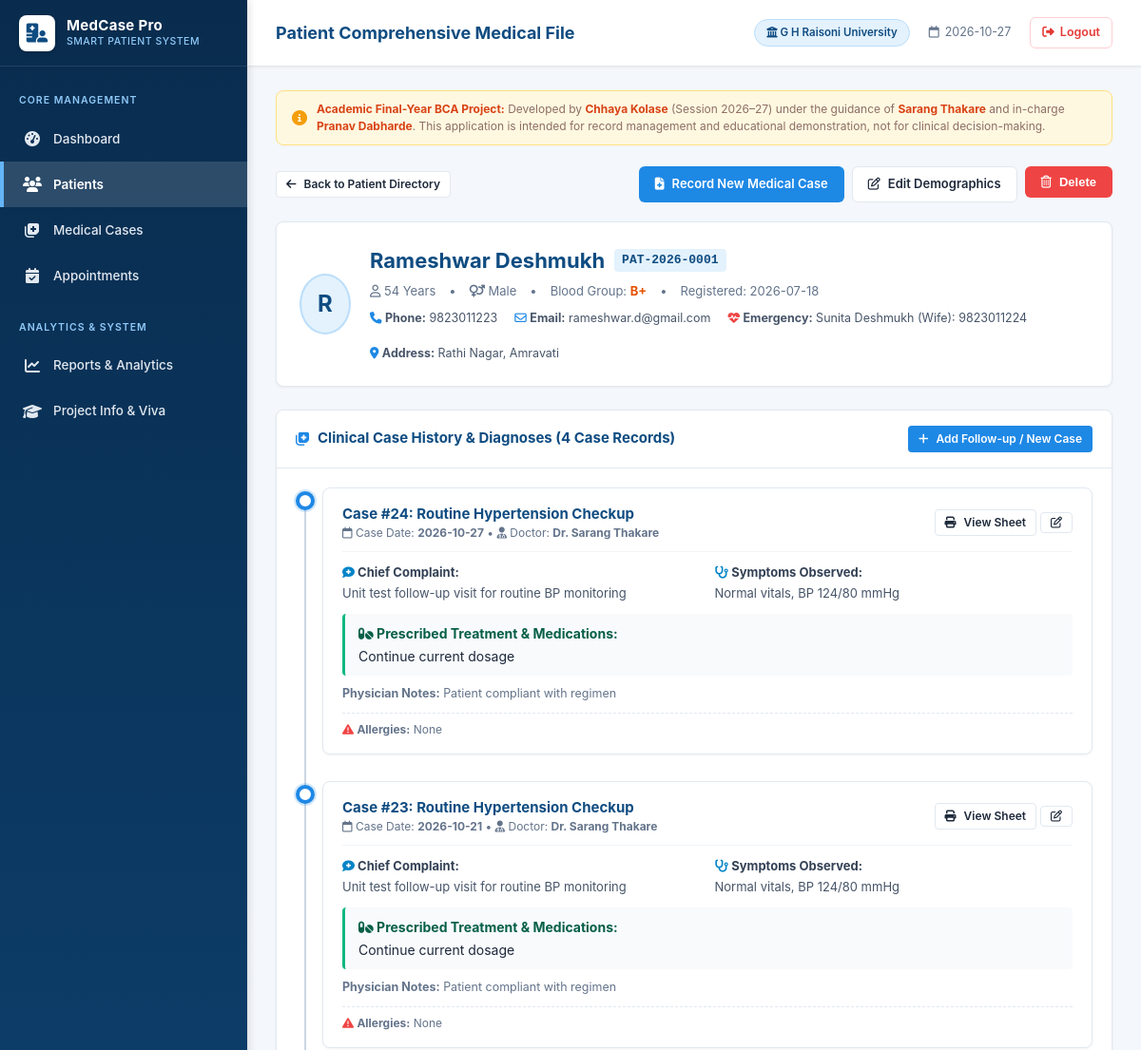
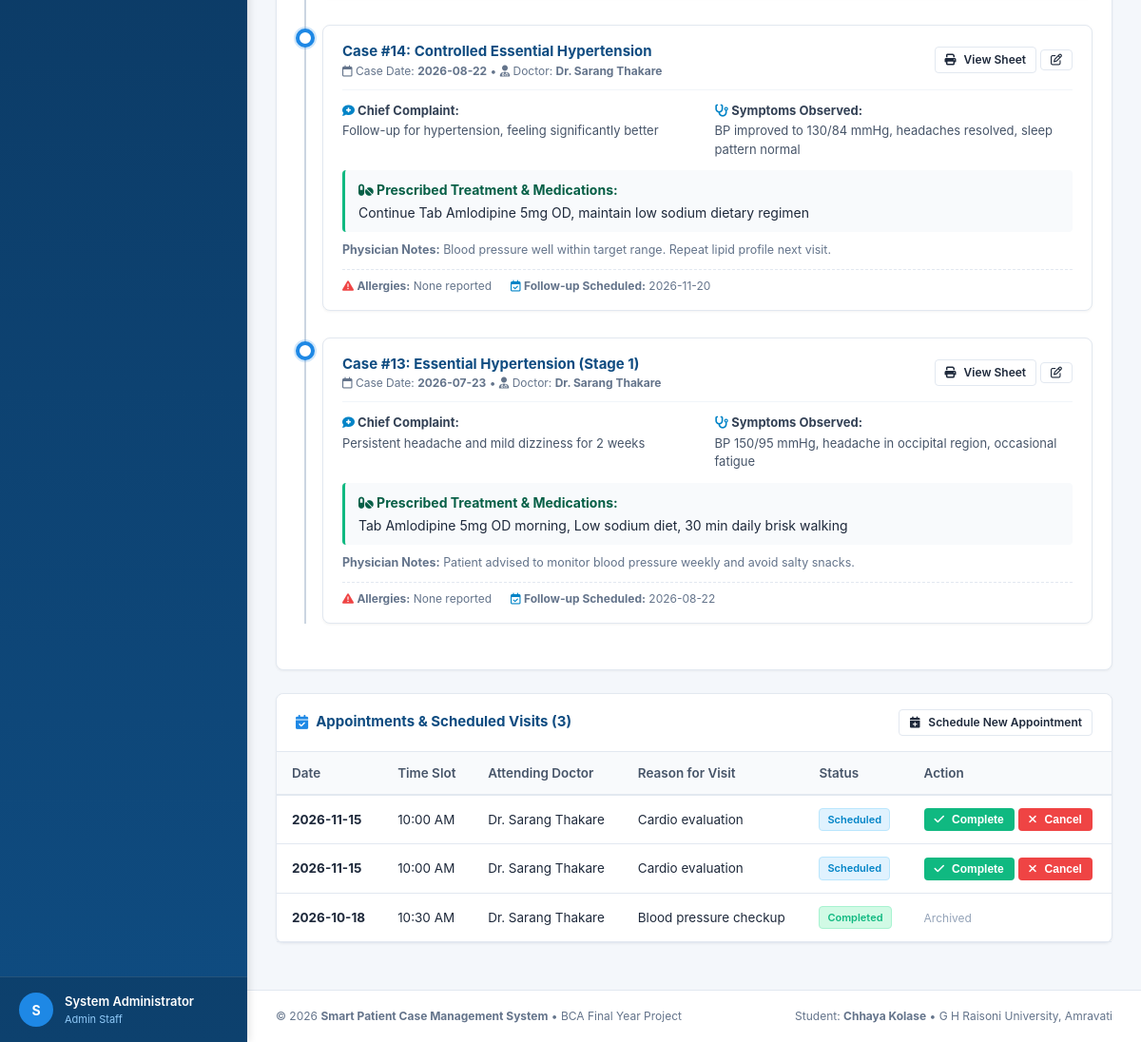
/patients/13 (signed in), run on the app's committed database (2 pictures, top to bottom).
### tables this page shows
CREATE TABLE users (
    id INTEGER PRIMARY KEY AUTOINCREMENT,
    username TEXT UNIQUE NOT NULL,
    password_hash TEXT NOT NULL,
    full_name TEXT NOT NULL,
    role TEXT NOT NULL DEFAULT 'Staff',
    email TEXT,
    created_at TIMESTAMP DEFAULT CURRENT_TIMESTAMP
);

CREATE TABLE patients (
    id INTEGER PRIMARY KEY AUTOINCREMENT,
    patient_id TEXT UNIQUE NOT NULL,
    name TEXT NOT NULL,
    age INTEGER NOT NULL,
    gender TEXT NOT NULL,
    phone TEXT NOT NULL,
    email TEXT,
    address TEXT,
    blood_group TEXT,
    emergency_contact TEXT,
    registered_at DATE NOT NULL DEFAULT (CURRENT_DATE),
    created_at TIMESTAMP DEFAULT CURRENT_TIMESTAMP
);

CREATE TABLE medical_cases (
    id INTEGER PRIMARY KEY AUTOINCREMENT,
    patient_id TEXT NOT NULL,
    case_date DATE NOT NULL,
    chief_complaint TEXT NOT NULL,
    symptoms TEXT NOT NULL,
    medical_history TEXT,
    allergies TEXT,
    diagnosis TEXT NOT NULL,
    treatment TEXT NOT NULL,
    doctor_notes TEXT,
    doctor_name TEXT NOT NULL,
    follow_up_date DATE,
    created_at TIMESTAMP DEFAULT CURRENT_TIMESTAMP,
    FOREIGN KEY (patient_id) REFERENCES patients(patient_id) ON DELETE CASCADE
);

CREATE TABLE appointments (
    id INTEGER PRIMARY KEY AUTOINCREMENT,
    patient_id TEXT NOT NULL,
    appointment_date DATE NOT NULL,
    appointment_time TEXT NOT NULL,
    doctor_name TEXT NOT NULL,
    reason TEXT NOT NULL,
    status TEXT NOT NULL DEFAULT 'Scheduled',
    created_at TIMESTAMP DEFAULT CURRENT_TIMESTAMP,
    FOREIGN KEY (patient_id) REFERENCES patients(patient_id) ON DELETE CASCADE
);

### app.py (the view)
@app.route("/patients/<patient_id>")
@login_required
def patient_details(patient_id):
    patient = get_patient_by_id(patient_id)
    if not patient:
        flash(f"Patient with ID '{patient_id}' not found.", "danger")
        return redirect(url_for("patients"))
    cases = get_cases_by_patient(patient["patient_id"])
    appointments = get_patient_appointments(patient["patient_id"])
    doctors = get_available_doctors()
    return render_template(
        "patient_details.html",
        patient=patient,
        cases=cases,
        appointments=appointments,
        doctors=doctors,
    )

### templates/patient_details.html (shortened to what this page needs)
{% extends "base.html" %}
{% block page_title %}Patient Comprehensive Medical File{% endblock %}
{% block content %}
<div class="toolbar no-print">
  <div>
    <a href="{{ url_for('patients') }}" class="btn btn-secondary btn-sm">
      <i class="fa-solid fa-arrow-left"></i> Back to Patient Directory
    </a>
  </div>
  <div style="display: flex; gap: 8px;">
    <a href="{{ url_for('add_case_view', patient_id=patient['patient_id']) }}" class="btn btn-primary">
      <i class="fa-solid fa-file-medical"></i> Record New Medical Case
    </a>
    <a href="{{ url_for('edit_patient_view', patient_id=patient['patient_id']) }}" class="btn btn-secondary">
      <i class="fa-regular fa-pen-to-square"></i> Edit Demographics
    </a>
    <form method="POST" action="{{ url_for('delete_patient_action', patient_id=patient['patient_id']) }}" style="display: inline;" onsubmit="return confirmPatientDelete('{{ patient['patient_id'] }}', '{{ patient['name'] }}')">
      <button type="submit" class="btn btn-danger" title="Delete Patient Record">
        <i class="fa-regular fa-trash-can"></i> Delete
      </button>
    </form>
  </div>
</div>
<div class="profile-card">
  <div class="profile-main">
    <div class="patient-avatar-large">
      {{ patient['name'][0]|upper }}
    </div>
    <div>
      <div style="display: flex; align-items: center; gap: 10px;">
        <h2 style="font-size: 22px; font-weight: 700; color: #0f4c81;">{{ patient['name'] }}</h2>
        <span style="font-family: monospace; background: #e3f2fd; color: #0f4c81; padding: 2px 8px; border-radius: 4px; font-size: 13px; font-weight: 700;">
          {{ patient['patient_id'] }}
        </span>
      </div>
      <div class="patient-meta-row">
        <span><i class="fa-regular fa-user"></i> {{ patient['age'] }} Years</span>
        <span>&bull;</span>
        <span><i class="fa-solid fa-venus-mars"></i> {{ patient['gender'] }}</span>
        <span>&bull;</span>
        <span>Blood Group: <strong style="color: #e65100;">{{ patient['blood_group'] or 'Not Recorded' }}</strong></span>
        <span>&bull;</span>
        <span>Registered: {{ patient['registered_at'] }}</span>
      </div>
      <div style="margin-top: 10px; display: flex; flex-wrap: wrap; gap: 18px; font-size: 12.5px; color: #475569;">
        <div>
          <i class="fa-solid fa-phone" style="color: #1e88e5;"></i>
          <strong>Phone:</strong> <a href="tel:{{ patient['phone'] }}" style="color: inherit; text-decoration: none;">{{ patient['phone'] }}</a>
        </div>
        {% if patient['email'] %}
        <div>
          <i class="fa-regular fa-envelope" style="color: #1e88e5;"></i>
          <strong>Email:</strong> {{ patient['email'] }}
        </div>
        {% endif %}
        {% if patient['emergency_contact'] %}
        <div>
          <i class="fa-solid fa-heart-pulse" style="color: #ef4444;"></i>
          <strong>Emergency:</strong> {{ patient['emergency_contact'] }}
        </div>
        {% endif %}
        {% if patient['address'] %}
        <div style="width: 100%;">
          <i class="fa-solid fa-location-dot" style="color: #1e88e5;"></i>
          <strong>Address:</strong> {{ patient['address'] }}
        </div>
        {% endif %}
      </div>
    </div>
  </div>
</div>
<div class="card">
  <div class="card-header">
    <div class="card-title">
      <i class="fa-solid fa-notes-medical" style="color: #1e88e5;"></i>
      <span>Clinical Case History & Diagnoses ({{ cases|length }} Case Records)</span>
    </div>
    <a href="{{ url_for('add_case_view', patient_id=patient['patient_id']) }}" class="btn btn-primary btn-sm">
      <i class="fa-solid fa-plus"></i> Add Follow-up / New Case
    </a>
  </div>
  <div class="card-body">
    {% if cases %}
    <div class="timeline">
      {% for c in cases %}
      <div class="timeline-item">
        <div class="timeline-dot"></div>
        <div class="timeline-card">
          <div class="timeline-header">
            <div>
              <h4>Case #{{ c['id'] }}: {{ c['diagnosis'] }}</h4>
              <div class="timeline-date">
                <i class="fa-regular fa-calendar"></i> Case Date: <strong>{{ c['case_date'] }}</strong> &bull;
                <i class="fa-solid fa-user-doctor"></i> Doctor: <strong>{{ c['doctor_name'] }}</strong>
              </div>
            </div>
            <div>
              <a href="{{ url_for('case_details', case_id=c['id']) }}" class="btn btn-secondary btn-sm" title="Print/View Full Clinical Case Sheet">
                <i class="fa-solid fa-print"></i> View Sheet
              </a>
              <a href="{{ url_for('edit_case_view', case_id=c['id']) }}" class="btn btn-secondary btn-sm" title="Edit Case Notes">
                <i class="fa-regular fa-pen-to-square"></i>
              </a>
            </div>
          </div>
          <div style="display: grid; grid-template-columns: 1fr 1fr; gap: 15px; font-size: 13px; margin-top: 10px;">
            <div>
              <strong style="color: #334155;"><i class="fa-solid fa-comment-medical" style="color: #0284c7;"></i> Chief Complaint:</strong>
              <p style="color: #475569; margin-top: 2px;">{{ c['chief_complaint'] }}</p>
            </div>
            <div>
              <strong style="color: #334155;"><i class="fa-solid fa-stethoscope" style="color: #0284c7;"></i> Symptoms Observed:</strong>
              <p style="color: #475569; margin-top: 2px;">{{ c['symptoms'] }}</p>
            </div>
          </div>
          <div style="background: #f8fafc; border-left: 3px solid #10b981; padding: 10px 14px; margin-top: 12px; border-radius: 4px;">
            <strong style="color: #065f46;"><i class="fa-solid fa-pills"></i> Prescribed Treatment & Medications:</strong>
            <p style="color: #1e293b; margin-top: 3px; font-family: inherit;">{{ c['treatment'] }}</p>
          </div>
          {% if c['doctor_notes'] %}
          <div style="margin-top: 10px; font-size: 12.5px; color: #64748b;">
            <strong>Physician Notes:</strong> {{ c['doctor_notes'] }}
          </div>
          {% endif %}
          <div style="margin-top: 10px; display: flex; gap: 20px; font-size: 12px; color: #64748b; border-top: 1px dashed #e2e8f0; padding-top: 8px;">
            {% if c['allergies'] %}
            <span><i class="fa-solid fa-triangle-exclamation" style="color: #ef4444;"></i> <strong>Allergies:</strong> {{ c['allergies'] }}</span>
            {% endif %}
            {% if c['follow_up_date'] %}
            <span><i class="fa-regular fa-calendar-check" style="color: #0284c7;"></i> <strong>Follow-up Scheduled:</strong> {{ c['follow_up_date'] }}</span>
            {% endif %}
          </div>
        </div>
      </div>
      {% endfor %}
    </div>
    {% endif %}
  </div>
</div>
<div class="card">
  <div class="card-header">
    <div class="card-title">
      <i class="fa-solid fa-calendar-check" style="color: #1e88e5;"></i>
      <span>Appointments & Scheduled Visits ({{ appointments|length }})</span>
    </div>
    <a href="{{ url_for('appointments') }}" class="btn btn-secondary btn-sm">
      <i class="fa-solid fa-calendar-plus"></i> Schedule New Appointment
    </a>
  </div>
  <div class="card-body" style="padding: 0;">
    {% if appointments %}
    <div class="table-responsive">
      <table class="table">
        <thead>
          <tr>
            <th>Date</th>
            <th>Time Slot</th>
            <th>Attending Doctor</th>
            <th>Reason for Visit</th>
            <th>Status</th>
            <th>Action</th>
          </tr>
        </thead>
        <tbody>
          {% for a in appointments %}
          <tr>
            <td><strong>{{ a['appointment_date'] }}</strong></td>
            <td>{{ a['appointment_time'] }}</td>
            <td>{{ a['doctor_name'] }}</td>
            <td>{{ a['reason'] }}</td>
            <td>
              <span class="badge badge-{{ a['status']|lower }}">{{ a['status'] }}</span>
            </td>
            <td>
              {% if a['status'] == 'Scheduled' %}
              <form method="POST" action="{{ url_for('update_appointment_status_action', appt_id=a['id']) }}" style="display: inline;">
                <button type="submit" class="btn btn-success btn-sm" title="Mark as Completed">
                  <i class="fa-solid fa-check"></i> Complete
                </button>
              </form>
              <form method="POST" action="{{ url_for('update_appointment_status_action', appt_id=a['id']) }}" style="display: inline;">
                <button type="submit" class="btn btn-danger btn-sm" title="Cancel Appointment">
                  <i class="fa-solid fa-xmark"></i> Cancel
                </button>
              </form>
              {% else %}
              <span style="color: #94a3b8; font-size: 12px;">Archived</span>
              {% endif %}
            </td>
          </tr>
          {% endfor %}
        </tbody>
      </table>
    </div>
    {% else %}
    <div style="text-align: center; padding: 30px; color: #94a3b8; font-size: 13px;">
      No appointments scheduled for this patient.
    </div>
    {% endif %}
  </div>
</div>
{% endblock %}

### templates/base.html (shortened to what this page needs)
<!DOCTYPE html>
<html lang="en">
<head>
  <link rel="stylesheet" href="{{ url_for('static', filename='css/style.css') }}">
  <link rel="stylesheet" href="https://cdnjs.cloudflare.com/ajax/libs/font-awesome/6.4.0/css/all.min.css" />
</head>
<body>
  <div class="app-container">
    <aside class="sidebar" id="sidebar">
      <div class="sidebar-header">
        <a href="{{ url_for('dashboard') }}" class="brand-logo">
          <div class="brand-icon"><i class="fa-solid fa-hospital-user"></i></div>
          <div>
            <div class="brand-title">MedCase Pro</div>
            <div class="brand-subtitle">Smart Patient System</div>
          </div>
        </a>
      </div>
      <nav class="sidebar-nav">
        <div class="nav-section-title">Core Management</div>
        <a href="{{ url_for('dashboard') }}" class="nav-item {% if request.endpoint == 'dashboard' %}active{% endif %}">
          <span class="nav-icon"><i class="fa-solid fa-gauge-high"></i></span>
          <span>Dashboard</span>
        </a>
        <a href="{{ url_for('patients') }}" class="nav-item {% if 'patient' in request.endpoint and request.endpoint != 'medical_cases' %}active{% endif %}">
          <span class="nav-icon"><i class="fa-solid fa-users"></i></span>
          <span>Patients</span>
        </a>
        <a href="{{ url_for('medical_cases') }}" class="nav-item {% if 'case' in request.endpoint %}active{% endif %}">
          <span class="nav-icon"><i class="fa-solid fa-notes-medical"></i></span>
          <span>Medical Cases</span>
        </a>
        <a href="{{ url_for('appointments') }}" class="nav-item {% if request.endpoint == 'appointments' %}active{% endif %}">
          <span class="nav-icon"><i class="fa-solid fa-calendar-check"></i></span>
          <span>Appointments</span>
        </a>
        <div class="nav-section-title" style="margin-top: 15px;">Analytics & System</div>
        <a href="{{ url_for('reports') }}" class="nav-item {% if request.endpoint == 'reports' %}active{% endif %}">
          <span class="nav-icon"><i class="fa-solid fa-chart-line"></i></span>
          <span>Reports & Analytics</span>
        </a>
        <a href="{{ url_for('about') }}" class="nav-item {% if request.endpoint == 'about' %}active{% endif %}">
          <span class="nav-icon"><i class="fa-solid fa-graduation-cap"></i></span>
          <span>Project Info & Viva</span>
        </a>
      </nav>
      {% if current_user %}
      <div class="sidebar-footer">
        <div class="user-badge">
          <div class="user-avatar">
            {{ current_user['full_name'][0]|upper }}
          </div>
          <div class="user-meta">
            <div class="user-name">{{ current_user['full_name'] }}</div>
            <div class="user-role">{{ current_user['role'] }} Staff</div>
          </div>
        </div>
      </div>
      {% endif %}
    </aside>
    <div class="main-wrapper">
      <header class="topbar">
        <div class="topbar-left">
          <div class="page-headline">
            {% block page_title %}Smart Patient Case Management System{% endblock %}
          </div>
        </div>
        <div class="topbar-right">
          <div class="academic-badge">
            <i class="fa-solid fa-university"></i> G H Raisoni University
          </div>
          <div class="header-date">
            <i class="fa-regular fa-calendar"></i>
            <span>{{ today_str }}</span>
          </div>
          {% if current_user %}
          <a href="{{ url_for('logout') }}" class="logout-link">
            <i class="fa-solid fa-right-from-bracket"></i> Logout
          </a>
          {% endif %}
        </div>
      </header>
      <main class="page-content">
        <div class="educational-banner no-print">
          <i class="fa-solid fa-circle-info" style="font-size: 16px; color: #f59e0b;"></i>
          <div>
            <strong>Academic Final-Year BCA Project:</strong> Developed by <strong>{{ project_info.student_name }}</strong> (Session {{ project_info.session }}) under the guidance of <strong>{{ project_info.guide }}</strong> and in-charge <strong>{{ project_info.incharge }}</strong>. This application is intended for record management and educational demonstration, not for clinical decision-making.
          </div>
        </div>
        {% block content %}{% endblock %}
      </main>
      <footer class="app-footer no-print">
        <div>
          &copy; {{ current_year }} <strong>Smart Patient Case Management System</strong> &bull; BCA Final Year Project
        </div>
        <div>
          Student: <strong>Chhaya Kolase</strong> &bull; G H Raisoni University, Amravati
        </div>
      </footer>
    </div>
  </div>
</body>
</html>

### data on the page
users: full_name "S", full_name "System Administrator", role "Admin"
users: student_name "Chhaya Kolase"
patients: name "R", name "Rameshwar Deshmukh", patient_id "PAT-2026-0001", age "54", gender "Male", blood_group "B+", registered_at "2026-07-18", phone "9823011223", email "rameshwar.d@gmail.com", emergency_contact "Sunita Deshmukh (Wife): 9823011224", address "Rathi Nagar, Amravati"
medical_cases: id "24", diagnosis "Routine Hypertension Checkup", case_date "2026-10-27", doctor_name "Dr. Sarang Thakare", chief_complaint "Unit test follow-up visit for routine BP monitoring", symptoms "Normal vitals, BP 124/80 mmHg", treatment "Continue current dosage", doctor_notes "Patient compliant with regimen", allergies "None"
medical_cases: id "23", diagnosis "Routine Hypertension Checkup", case_date "2026-10-21", doctor_name "Dr. Sarang Thakare", chief_complaint "Unit test follow-up visit for routine BP monitoring", symptoms "Normal vitals, BP 124/80 mmHg", treatment "Continue current dosage", doctor_notes "Patient compliant with regimen", allergies "None"
medical_cases: id "14", diagnosis "Controlled Essential Hypertension", case_date "2026-08-22", doctor_name "Dr. Sarang Thakare", chief_complaint "Follow-up for hypertension, feeling significantly better", symptoms "BP improved to 130/84 mmHg, headaches resolved, sleep pattern normal", treatment "Continue Tab Amlodipine 5mg OD, maintain low sodium dietary regimen", doctor_notes "Blood pressure well within target range. Repeat lipid profile next visit.", allergies "None reported", follow_up_date "2026-11-20"
medical_cases: id "13", diagnosis "Essential Hypertension (Stage 1)", case_date "2026-07-23", doctor_name "Dr. Sarang Thakare", chief_complaint "Persistent headache and mild dizziness for 2 weeks", symptoms "BP 150/95 mmHg, headache in occipital region, occasional fatigue", treatment "Tab Amlodipine 5mg OD morning, Low sodium diet, 30 min daily brisk walking", doctor_notes "Patient advised to monitor blood pressure weekly and avoid salty snacks.", allergies "None reported", follow_up_date "2026-08-22"
appointments: appointment_date "2026-11-15", appointment_time "10:00 AM", doctor_name "Dr. Sarang Thakare", reason "Cardio evaluation", status "Scheduled"
appointments: appointment_date "2026-11-15", appointment_time "10:00 AM", doctor_name "Dr. Sarang Thakare", reason "Cardio evaluation", status "Scheduled"
appointments: appointment_date "2026-10-18", appointment_time "10:30 AM", doctor_name "Dr. Sarang Thakare", reason "Blood pressure checkup", status "Completed", shows "Archived"

### other printed values
{{ project_info.session }} "2026–27"
{{ project_info.guide }} "Sarang Thakare"
{{ project_info.incharge }} "Pranav Dabharde"
{{ cases|length }} "4"
{{ appointments|length }} "3"
